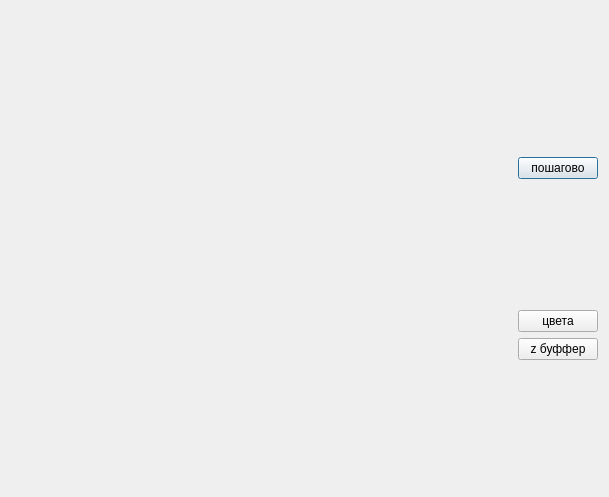
<?xml version="1.0" encoding="UTF-8"?>
<ui version="4.0">
 <class>Dialog</class>
 <widget class="QDialog" name="Dialog">
  <property name="geometry">
   <rect>
    <x>0</x>
    <y>0</y>
    <width>609</width>
    <height>497</height>
   </rect>
  </property>
  <property name="windowTitle">
   <string>Dialog</string>
  </property>
  <layout class="QVBoxLayout" name="verticalLayout_2">
   <item>
    <layout class="QHBoxLayout" name="horizontalLayout">
     <item>
      <widget class="QWidget" name="sheet" native="true">
       <property name="sizePolicy">
        <sizepolicy hsizetype="Preferred" vsizetype="Preferred">
         <horstretch>0</horstretch>
         <verstretch>0</verstretch>
        </sizepolicy>
       </property>
       <property name="minimumSize">
        <size>
         <width>0</width>
         <height>0</height>
        </size>
       </property>
       <layout class="QHBoxLayout" name="horizontalLayout_2">
        <item>
         <spacer name="horizontalSpacer">
          <property name="orientation">
           <enum>Qt::Horizontal</enum>
          </property>
          <property name="sizeHint" stdset="0">
           <size>
            <width>863</width>
            <height>20</height>
           </size>
          </property>
         </spacer>
        </item>
       </layout>
      </widget>
     </item>
     <item>
      <layout class="QVBoxLayout" name="verticalLayout">
       <property name="sizeConstraint">
        <enum>QLayout::SetDefaultConstraint</enum>
       </property>
       <item>
        <spacer name="verticalSpacer">
         <property name="orientation">
          <enum>Qt::Vertical</enum>
         </property>
         <property name="sizeHint" stdset="0">
          <size>
           <width>20</width>
           <height>40</height>
          </size>
         </property>
        </spacer>
       </item>
       <item>
        <widget class="QLabel" name="label_animation">
         <property name="maximumSize">
          <size>
           <width>160</width>
           <height>16777215</height>
          </size>
         </property>
         <property name="text">
          <string/>
         </property>
         <property name="textFormat">
          <enum>Qt::AutoText</enum>
         </property>
         <property name="wordWrap">
          <bool>true</bool>
         </property>
        </widget>
       </item>
       <item>
        <widget class="QPushButton" name="button_steps">
         <property name="enabled">
          <bool>true</bool>
         </property>
         <property name="sizePolicy">
          <sizepolicy hsizetype="Fixed" vsizetype="Fixed">
           <horstretch>0</horstretch>
           <verstretch>0</verstretch>
          </sizepolicy>
         </property>
         <property name="focusPolicy">
          <enum>Qt::ClickFocus</enum>
         </property>
         <property name="text">
          <string>пошагово</string>
         </property>
        </widget>
       </item>
       <item>
        <spacer name="verticalSpacer_5">
         <property name="orientation">
          <enum>Qt::Vertical</enum>
         </property>
         <property name="sizeHint" stdset="0">
          <size>
           <width>20</width>
           <height>40</height>
          </size>
         </property>
        </spacer>
       </item>
       <item>
        <widget class="QPushButton" name="button_colors">
         <property name="text">
          <string>цвета</string>
         </property>
        </widget>
       </item>
       <item>
        <widget class="QPushButton" name="button_z">
         <property name="text">
          <string>z буффер</string>
         </property>
        </widget>
       </item>
       <item>
        <spacer name="verticalSpacer_3">
         <property name="orientation">
          <enum>Qt::Vertical</enum>
         </property>
         <property name="sizeHint" stdset="0">
          <size>
           <width>20</width>
           <height>40</height>
          </size>
         </property>
        </spacer>
       </item>
      </layout>
     </item>
    </layout>
   </item>
  </layout>
 </widget>
 <resources/>
 <connections/>
</ui>
